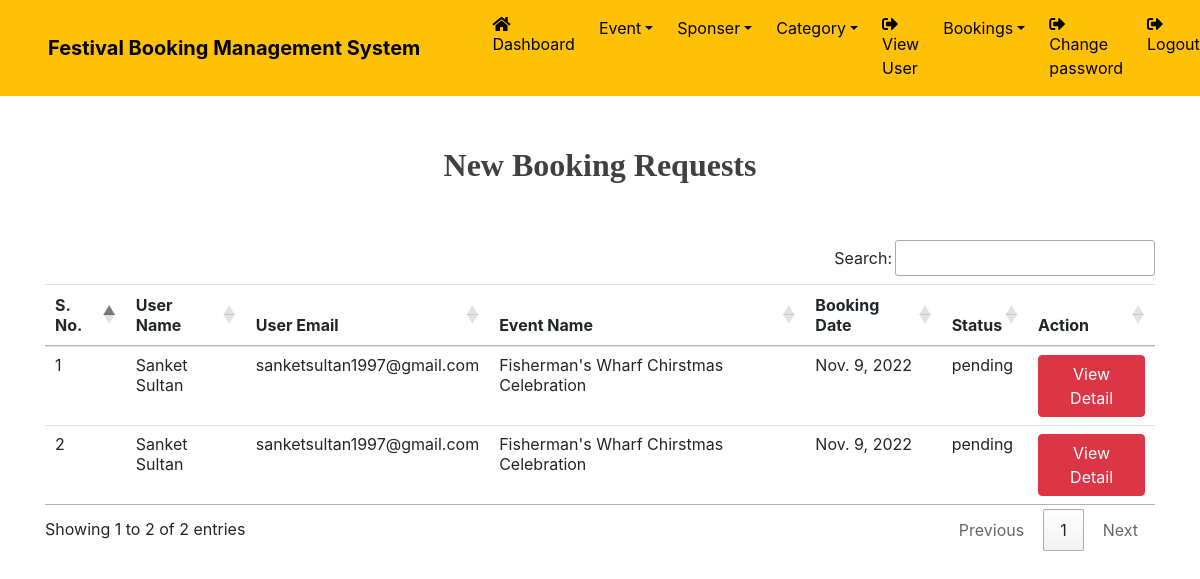
/booking_request (signed in), run on the app's committed database.
### EBS2021/models.py (models this page shows, shortened)
class Booking(models.Model):
    userinfo =models.ForeignKey(UserSignup,on_delete=models.CASCADE)
    eventinfo = models.ForeignKey(Event, on_delete=models.CASCADE)
    person=models.CharField(max_length=100,null=True)
    total=models.CharField(max_length=100,null=True)
    status = models.CharField(max_length=20,null=True)
    bookingdate = models.DateField(null=True)
    cardno = models.CharField(max_length=20,null=True)
    cvv = models.CharField(max_length=10,null=True)
    expirydate = models.CharField(max_length=50,null=True)

class UserSignup(models.Model):
    user = models.ForeignKey(User,on_delete=models.CASCADE)
    mobile = models.CharField(max_length=15,null=True)
    image = models.FileField(null=True)
    address = models.CharField(max_length=300,null=True,default=None)
    regdate = models.DateTimeField(auto_now_add=True,blank=True)

class Event(models.Model):
    eventname=models.CharField(max_length=100,null=True)
    image = models.FileField(null=True)
    category=models.CharField(max_length=100,null=True)
    description = models.CharField(max_length=300,null=True)
    startdate=models.DateField(null=True)
    enddate=models.DateField(null=True)
    venue=models.CharField(max_length=300,null=True)
    entryprice=models.CharField(max_length=100,null=True)
    creationdate = models.DateTimeField(default=datetime.now, blank=True)

### EBS2021/views.py (the view)
# urls.py: path('booking_request', booking_request ,name="booking_request"),
def booking_request(request):
    if not request.user.is_authenticated:
        return redirect('Login')
    b = Booking.objects.filter(status="pending")
    return render(request ,"booking_request.html",locals())

### EBS2021/templates/booking_request.html (shortened to what this page needs)
{% load static %}
{% block body %}
{% include 'header.html' %}
<link rel = stylesheet href="https://cdn.datatables.net/1.10.20/css/jquery.dataTables.min.css">
<link rel = stylesheet href="https://cdn.datatables.net/buttons/1.6.1/css/buttons.dataTables.min.css">
<div class="container" style="margin-top: 50px;">
    <h2 class = "text-center" style = "color : #404040 ; font-weight : bold ;
    font-family : Castellar"> New Booking Requests </h2>
<br><br>
<table class="table table-hover table-responsive-lg"id="example">
    <thead>
        <tr>
           <th>S. No.</th>
            <th>User Name</th>
            <th>User Email</th>
            <th>Event Name</th>
            <th>Booking Date</th>
            <th>Status</th>
            <th>Action</th>
        </tr>
    </thead>
    <tbody>
        {% for i in b %}
        <tr>
            <td>{{forloop.counter}}</td>
            <td>{{i.userinfo.user.first_name}} {{i.userinfo.user.last_name}}</td>
            <td>{{i.userinfo.user.username}}</td>
            <td>{{i.eventinfo.eventname}}</td>
            <td>{{i.bookingdate}}</td>
            <td>{{i.status}}</td>
            <td>
               <a href="{% url 'bookingdetail_admin' i.id %}" class="btn btn-danger">View Detail</a></td>
        </tr>
        {% endfor %}
    </tbody>
</table>
</div>
{% endblock %}

### data on the page
Booking: userinfo.user.first_name "Sanket", userinfo.user.last_name "Sultan", userinfo.user.username "sanketsultan1997@gmail.com", eventinfo.eventname "Fisherman's Wharf Chirstmas Celebration", bookingdate "Nov. 9, 2022", status "pending"
Booking: userinfo.user.first_name "Sanket", userinfo.user.last_name "Sultan", userinfo.user.username "sanketsultan1997@gmail.com", eventinfo.eventname "Fisherman's Wharf Chirstmas Celebration", bookingdate "Nov. 9, 2022", status "pending"
